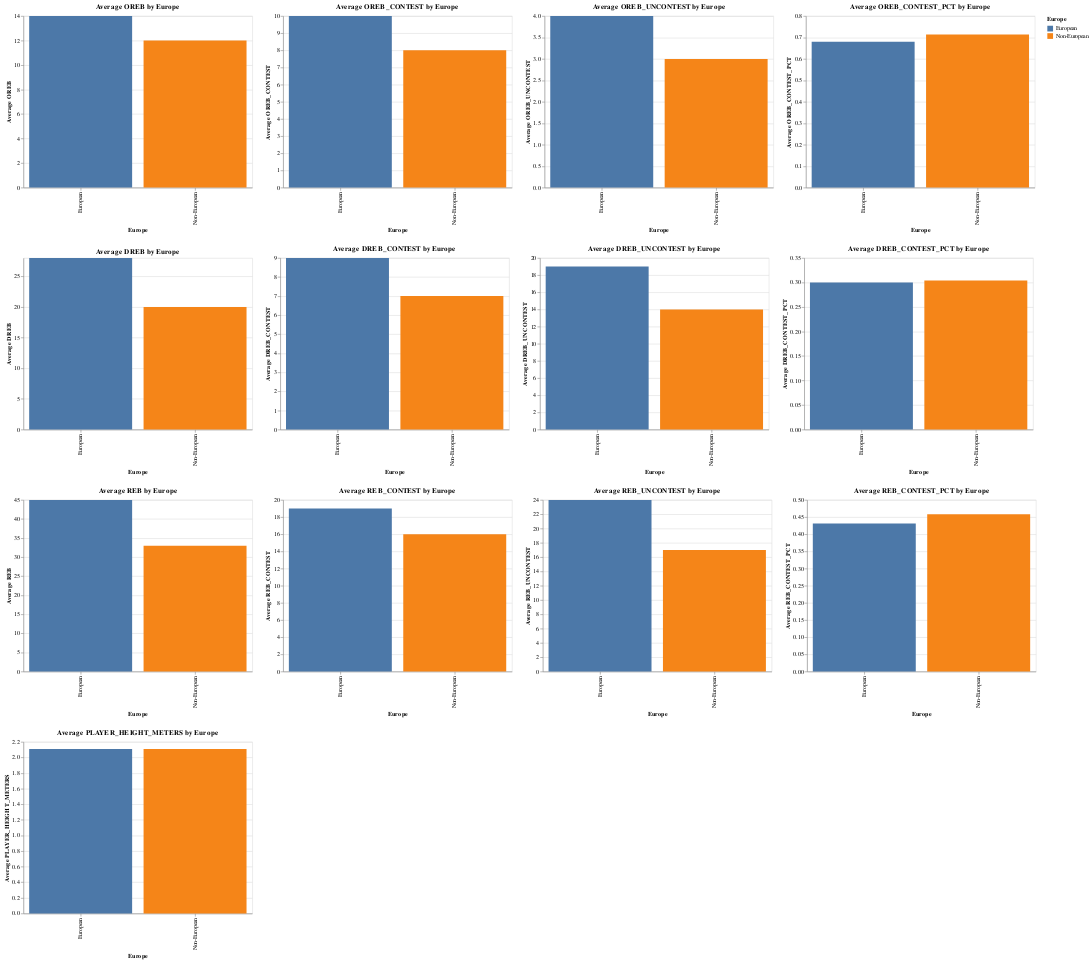

Write notebook code for a chart like this one.
### Code cell
# Checking for anomalies via comparing AVG metrics between Europeans and Non-Europeans:

import altair as alt
import pandas as pd
import altair_saver

# Add a new column to show whether European or Non-European
europe_C_reb['Europe'] = 'European'
non_europe_C_reb['Europe'] = 'Non-European'

# Combine both dataframes
combined_df = pd.concat([europe_C_reb, non_europe_C_reb])

# List of metrics to be plotted
metrics = ['OREB', 'OREB_CONTEST',	'OREB_UNCONTEST', 'OREB_CONTEST_PCT', 'DREB', 'DREB_CONTEST',	
           'DREB_UNCONTEST', 'DREB_CONTEST_PCT', 'REB' , 'REB_CONTEST',	'REB_UNCONTEST',
            'REB_CONTEST_PCT', 'PLAYER_HEIGHT_METERS']

# A list to save the plots 
charts = []

sampled_df = combined_df.sample(frac=0.5) 

# Für jede Metrik ein gruppiertes Balkendiagramm erstellen und die Diagramme in eine Liste speichern
for metric in metrics:
    chart = alt.Chart(sampled_df).mark_bar().encode(
        x=alt.X('Europe:N', title='Europe'),
        y=alt.Y(f'median({metric}):Q', title=f'Average {metric}'),
        color=alt.Color('Europe:N', legend=alt.Legend(title='Europe'))
    ).properties(
        title=f'Average {metric} by Europe',
        width=400,
        height=300
    )
    charts.append(chart)

# Diagramme in sechs Zeilen stapeln
alt_row = alt.vconcat(*[alt.hconcat(*charts[i:i+4]) for i in range(0, len(charts), 4)])

# Die Diagramme anzeigen
alt_row

### Figure 1 — Vega-Lite specification as saved in the notebook (floating-point values rounded to 4 significant figures; data arrays with more than 128 entries replaced by an {"elided": "..."} marker saying what was removed)
{"config": {"view": {"continuousWidth": 300, "continuousHeight": 300}}, "vconcat": [{"hconcat": [{"mark": {"type": "bar"}, "encoding": {"color": {"field": "Europe", "legend": {"title": "Europe"}, "type": "nominal"}, "x": {"field": "Europe", "title": "Europe", "type": "nominal"}, "y": {"aggregate": "median", "field": "OREB", "title": "Average OREB", "type": "quantitative"}}, "height": 300, "title": "Average OREB by Europe", "width": 400}, {"mark": {"type": "bar"}, "encoding": {"color": {"field": "Europe", "legend": {"title": "Europe"}, "type": "nominal"}, "x": {"field": "Europe", "title": "Europe", "type": "nominal"}, "y": {"aggregate": "median", "field": "OREB_CONTEST", "title": "Average OREB_CONTEST", "type": "quantitative"}}, "height": 300, "title": "Average OREB_CONTEST by Europe", "width": 400}, {"mark": {"type": "bar"}, "encoding": {"color": {"field": "Europe", "legend": {"title": "Europe"}, "type": "nominal"}, "x": {"field": "Europe", "title": "Europe", "type": "nominal"}, "y": {"aggregate": "median", "field": "OREB_UNCONTEST", "title": "Average OREB_UNCONTEST", "type": "quantitative"}}, "height": 300, "title": "Average OREB_UNCONTEST by Europe", "width": 400}, {"mark": {"type": "bar"}, "encoding": {"color": {"field": "Europe", "legend": {"title": "Europe"}, "type": "nominal"}, "x": {"field": "Europe", "title": "Europe", "type": "nominal"}, "y": {"aggregate": "median", "field": "OREB_CONTEST_PCT", "title": "Average OREB_CONTEST_PCT", "type": "quantitative"}}, "height": 300, "title": "Average OREB_CONTEST_PCT by Europe", "width": 400}]}, {"hconcat": [{"mark": {"type": "bar"}, "encoding": {"color": {"field": "Europe", "legend": {"title": "Europe"}, "type": "nominal"}, "x": {"field": "Europe", "title": "Europe", "type": "nominal"}, "y": {"aggregate": "median", "field": "DREB", "title": "Average DREB", "type": "quantitative"}}, "height": 300, "title": "Average DREB by Europe", "width": 400}, {"mark": {"type": "bar"}, "encoding": {"color": {"field": "Europe", "legend": {"title": "Europe"}, "type": "nominal"}, "x": {"field": "Europe", "title": "Europe", "type": "nominal"}, "y": {"aggregate": "median", "field": "DREB_CONTEST", "title": "Average DREB_CONTEST", "type": "quantitative"}}, "height": 300, "title": "Average DREB_CONTEST by Europe", "width": 400}, {"mark": {"type": "bar"}, "encoding": {"color": {"field": "Europe", "legend": {"title": "Europe"}, "type": "nominal"}, "x": {"field": "Europe", "title": "Europe", "type": "nominal"}, "y": {"aggregate": "median", "field": "DREB_UNCONTEST", "title": "Average DREB_UNCONTEST", "type": "quantitative"}}, "height": 300, "title": "Average DREB_UNCONTEST by Europe", "width": 400}, {"mark": {"type": "bar"}, "encoding": {"color": {"field": "Europe", "legend": {"title": "Europe"}, "type": "nominal"}, "x": {"field": "Europe", "title": "Europe", "type": "nominal"}, "y": {"aggregate": "median", "field": "DREB_CONTEST_PCT", "title": "Average DREB_CONTEST_PCT", "type": "quantitative"}}, "height": 300, "title": "Average DREB_CONTEST_PCT by Europe", "width": 400}]}, {"hconcat": [{"mark": {"type": "bar"}, "encoding": {"color": {"field": "Europe", "legend": {"title": "Europe"}, "type": "nominal"}, "x": {"field": "Europe", "title": "Europe", "type": "nominal"}, "y": {"aggregate": "median", "field": "REB", "title": "Average REB", "type": "quantitative"}}, "height": 300, "title": "Average REB by Europe", "width": 400}, {"mark": {"type": "bar"}, "encoding": {"color": {"field": "Europe", "legend": {"title": "Europe"}, "type": "nominal"}, "x": {"field": "Europe", "title": "Europe", "type": "nominal"}, "y": {"aggregate": "median", "field": "REB_CONTEST", "title": "Average REB_CONTEST", "type": "quantitative"}}, "height": 300, "title": "Average REB_CONTEST by Europe", "width": 400}, {"mark": {"type": "bar"}, "encoding": {"color": {"field": "Europe", "legend": {"title": "Europe"}, "type": "nominal"}, "x": {"field": "Europe", "title": "Europe", "type": "nominal"}, "y": {"aggregate": "median", "field": "REB_UNCONTEST", "title": "Average REB_UNCONTEST", "type": "quantitative"}}, "height": 300, "title": "Average REB_UNCONTEST by Europe", "width": 400}, {"mark": {"type": "bar"}, "encoding": {"color": {"field": "Europe", "legend": {"title": "Europe"}, "type": "nominal"}, "x": {"field": "Europe", "title": "Europe", "type": "nominal"}, "y": {"aggregate": "median", "field": "REB_CONTEST_PCT", "title": "Average REB_CONTEST_PCT", "type": "quantitative"}}, "height": 300, "title": "Average REB_CONTEST_PCT by Europe", "width": 400}]}, {"hconcat": [{"mark": {"type": "bar"}, "encoding": {"color": {"field": "Europe", "legend": {"title": "Europe"}, "type": "nominal"}, "x": {"field": "Europe", "title": "Europe", "type": "nominal"}, "y": {"aggregate": "median", "field": "PLAYER_HEIGHT_METERS", "title": "Average PLAYER_HEIGHT_METERS", "type": "quantitative"}}, "height": 300, "title": "Average PLAYER_HEIGHT_METERS by Europe", "width": 400}]}], "data": {"name": "data-8a00ce8ac8222967cb96b99d4856f309"}, "$schema": "https://vega.github.io/schema/vega-lite/v5.8.0.json", "datasets": {"data-8a00ce8ac8222967cb96b99d4856f309": {"elided": "154 records"}}}
